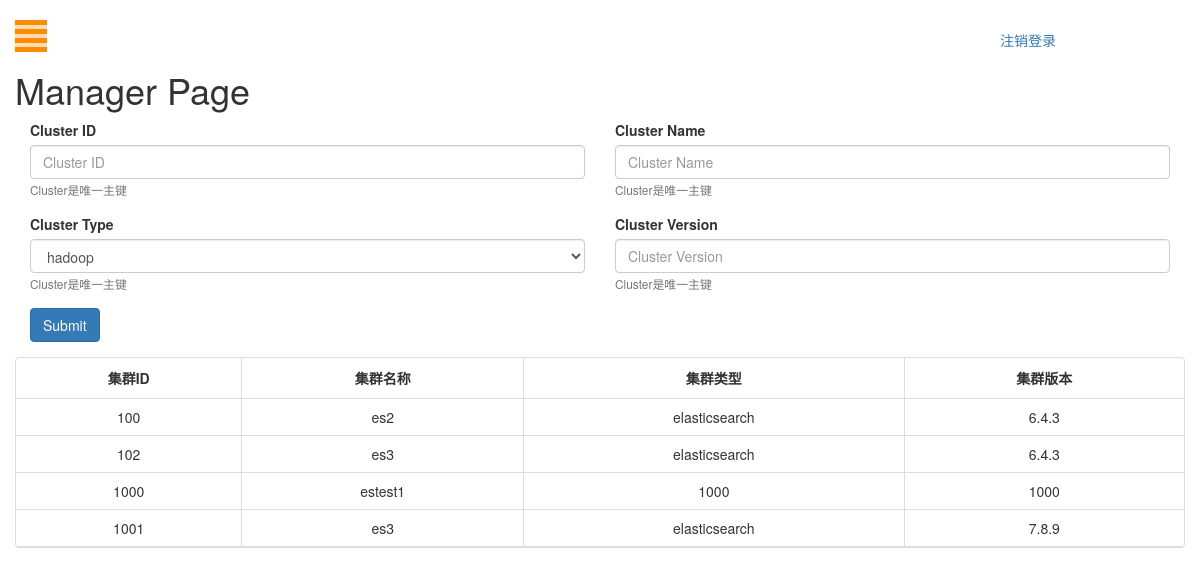
The app's page /cluster with its own data.
### cmdb/models.py (models this page shows)
class ClusterBasicInfo(models.Model):
    cluster_id = models.IntegerField(primary_key=True)
    cluster_name = models.CharField(max_length=16)
    cluster_type = models.CharField(max_length=30)
    cluster_version = models.CharField(max_length=30, default="", blank=True, null=True)
    host_info = models.ManyToManyField(HostBasicInfo, through="ClusterHostMapping")

### cmdb/views.py (the view)
# urls.py: url(r'^cluster$', ClusterInfoView, name='cluster'),
def ClusterInfoView(request):
    if request.method == "POST":
        cluster_id = request.POST['cluster_id']
        cluster_name = request.POST['cluster_name']
        cluster_type = request.POST['cluster_type']
        cluster_version = request.POST['cluster_version']
        clusterObject = ClusterBasicInfo.objects.create(
            cluster_id=cluster_id,
            cluster_name=cluster_name,
            cluster_type=cluster_type,
            cluster_version=cluster_version
        )
        clusterObject.save()
        AllclusterObject = ClusterBasicInfo.objects.all().order_by(ClusterFields.F_CLUSTER_ID)
    else:
        AllclusterObject = ClusterBasicInfo.objects.all().order_by(ClusterFields.F_CLUSTER_ID)
    return render(request, "manager.html", {"AllclusterObject": AllclusterObject, "cluster_type": settings.CLUSTER_TYPE})

### templates/manager.html (shortened to what this page needs)
{% load static %}
<!DOCTYPE html>
<html lang="zh">
<head>
    <link rel="stylesheet" type="text/css" href="{% static 'css/bootstrap.css' %}">
    <link rel="stylesheet" type="text/css" href="{% static 'css/style.css' %}">
    <link rel="stylesheet" type="text/css" href="{% static 'bootstraptable/bootstrap-table.min.css' %}">
</head>
<body>
<div id="wrapper">
    <div id="page-content-wrapper">
        <button type="button" class="hamburger is-closed animated fadeInLeft" data-toggle="offcanvas">
            <span class="hamb-top"></span>
            <span class="hamb-middle"></span>
            <span class="hamb-bottom"></span>
        </button>
        <a class="col-md-offset-10" href="{% url 'logout' %}">注销登录</a>
        <div class="container">
            <div class="row">
                <h1>Manager Page</h1>
            </div>
            <div class="row">
                <form action="cluster" method="post">
                    <div class="form-row">
                        <div class="form-group col-md-6">
                            <label>Cluster ID</label>
                            <input type="text" class="form-control" name="cluster_id" placeholder="Cluster ID">
                            <small id="emailHelp" class="form-text text-muted">Cluster是唯一主键</small>
                        </div>
                        <div class="form-group col-md-6">
                            <label>Cluster Name</label>
                            <input type="text" class="form-control" name="cluster_name" placeholder="Cluster Name">
                            <small id="emailHelp" class="form-text text-muted">Cluster是唯一主键</small>
                        </div>
                    </div>
                    <div class="form-row">
                        <div class="form-group col-md-6">
                            <label>Cluster Type</label>
                            <select id="inputState" class="form-control">
                                {% for type in cluster_type %}
                                <option>{{ type }}</option>
                                {% endfor %}
                            </select>
                            <small id="emailHelp" class="form-text text-muted">Cluster是唯一主键</small>
                        </div>
                        <div class="form-group col-md-6">
                            <label>Cluster Version</label>
                            <input type="text" class="form-control" name="cluster_version"
                                   placeholder="Cluster Version">
                            <small id="emailHelp" class="form-text text-muted">Cluster是唯一主键</small>
                        </div>
                    </div>
                    <div class="form-group col-md-6">
                        <button type="submit" class="btn btn-primary">Submit</button>
                    </div>
                </form>
            </div>
            <div class="row">
                <table id="hdfs-table" data-toggle="table">
                    <thead>
                    <tr>
                        <th>集群ID</th>
                        <th data-field="name">集群名称</th>
                        <th>集群类型</th>
                        <th>集群版本</th>
                    </tr>
                    </thead>
                    <tbody>
                    {% for object in AllclusterObject %}
                        <tr>
                            <td>{{ object.cluster_id }}</td>
                            <td>{{ object.cluster_name }}</td>
                            <td>{{ object.cluster_type }}</td>
                            <td>{{ object.cluster_version }}</td>
                        </tr>
                    {% endfor %}
                    </tbody>
                </table>
            </div>
        </div>
    </div>
</div>
</body>
</html>

### static/css/style.css (style rules this page uses)
body { position: relative; overflow-x: hidden; }
body, html { height: 100%; background-color: white; }
#wrapper { -moz-transition: all 0.5s ease; -o-transition: all 0.5s ease; -webkit-transition: all 0.5s ease; padding-left: 0; transition: all 0.5s ease; }
#page-content-wrapper { padding-top: 30px; width: 100%; }
.hamburger { background: darkorange; border: none; display: block; height: 32px; margin-left: 15px; position: fixed; top: 20px; width: 32px; z-index: 999; }
.hamburger.is-closed:before { -webkit-transform: translate3d(0, 0, 0); -webkit-transition: all 0.35s ease-in-out; color: #ffffff; content: ''; display: block; font-size: 14px; line-height: 32px; opacity: 0; text-align: center; width: 100px; }
.hamburger.is-closed .hamb-top { -webkit-transition: all 0.35s ease-in-out; background-color: rgba(255, 255, 255, 0.7); top: 5px; }
.hamburger.is-closed .hamb-middle { background-color: rgba(255, 255, 255, 0.7); margin-top: -2px; top: 50%; }
.hamburger.is-closed .hamb-bottom { -webkit-transition: all 0.35s ease-in-out; background-color: rgba(255, 255, 255, 0.7); bottom: 5px; }
.hamburger.is-closed .hamb-top, .hamburger.is-closed .hamb-middle, .hamburger.is-closed .hamb-bottom, .hamburger.is-open .hamb-top, .hamburger.is-open .hamb-middle, .hamburger.is-open .hamb-bottom { height: 4px; left: 0; position: absolute; width: 100%; }
.table th, .table td { text-align: center; vertical-align: middle!important; }

### records on screen
ClusterBasicInfo: cluster_id "100", cluster_name "es2", cluster_type "elasticsearch", cluster_version "6.4.3"
ClusterBasicInfo: cluster_id "102", cluster_name "es3", cluster_type "elasticsearch", cluster_version "6.4.3"
ClusterBasicInfo: cluster_id "1000", cluster_name "estest1", cluster_type "1000", cluster_version "1000"
ClusterBasicInfo: cluster_id "1001", cluster_name "es3", cluster_type "elasticsearch", cluster_version "7.8.9"

### other values on screen
form field value "hadoop"
